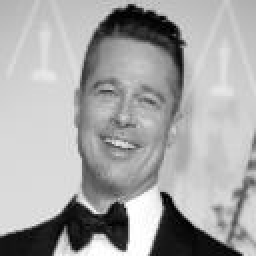
#> input picture dataset/aug/test/BradPittTest/aug_38_3524095.jpg, 128 x 128 px (shown 2 times larger); its folder holds 4 pictures in this run
$ python face_train_trainingarrayloops.py
#> lines starting #> are read from the running program, lines starting #| are printed output that depends on the picture
import glob
from PIL import Image

class result_class():
    image = Image.Image()
    index = " "
    def __init__(self,person,id):
        self.image = person
        self.index = id


def add_element(result = [] ):
    result.append(result_class () )
    return result

def match_pairs(max, img = [] ):
    result = []
    max_length = len(img)
    for i in range(max_length):
        if i < max:
            print(i)
            result.append([])
            result[i].append([])
            result[i][0].append(result_class(img[i],i))
            j = i +1
            result[i].append([])
            result[i][1].append(result_class(img[j],j))
            i = j +1
        else:
            break
    return result


image_list = []
for filename in glob.glob('dataset/aug/test/BradPittTest/*.jpg'):
    im = Image.open(filename)
#> im is the input picture: PIL image 128x128 L; min 0, max 255, mean 166.4
    image_list.append(im)


result = match_pairs(50, image_list)
#> in match_pairs, `result = []`: result = []
#> the loop in match_pairs, `for i in range(max_length):` made 4 passes
#> pass 3, in __init__ (call 6), `self.image = person`:
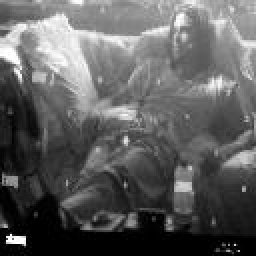
#> self.image: PIL image 128x128 L (shown 2 times larger); min 0, max 255, mean 94.3
#> (the run stopped early here; a loop or call above may not have finished)
